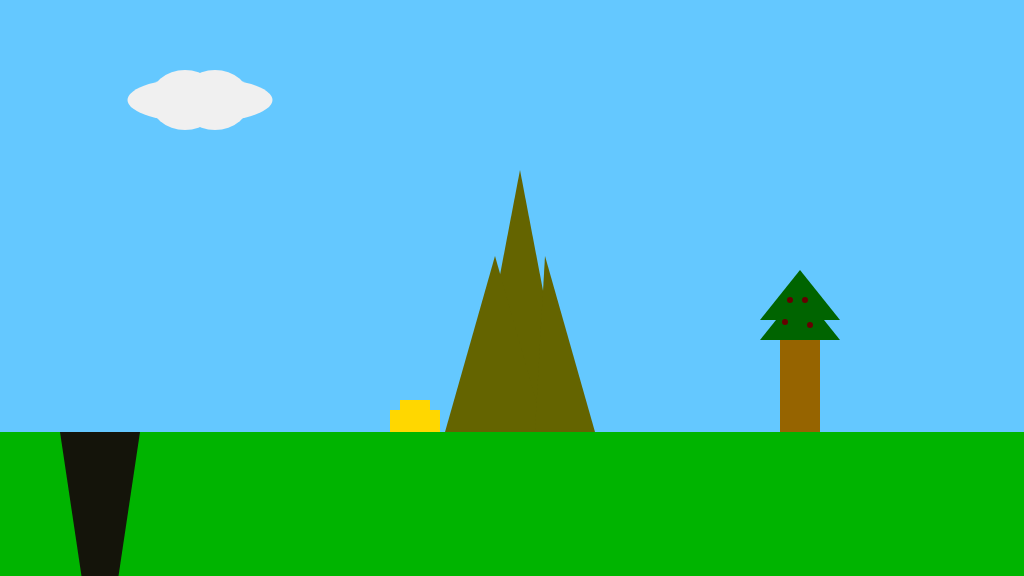
Frame 1 (no input)
Frame 60 (no input): identical to frame 1, image omitted
Frame 120 (the mouse pressed at the canvas centre since frame 60): identical to frame 1, image omitted

The p5.js sketch that drew this single still picture (run headless with seeded random() and noise() and a simulated clock; from frame 60 on, the mouse is pressed at the canvas centre):

// p5.js sketch
// ── sketch.js
/*

The Game Project

1 - Background Scenery

Use p5 drawing functions such as rect, ellipse, line, triangle and
point to draw the scenery as set out in the code comments. The items
should appear next to the text titles.

Each bit of scenery is worth two marks:

0 marks = not a reasonable attempt
1 mark = attempted but it's messy or lacks detail
2 marks = you've used several shape functions to create the scenery

I've given titles and chosen some base colours, but feel free to
imaginatively modify these and interpret the scenery titles loosely to
match your game theme.

WARNING: Do not get too carried away. If you're shape takes more than 15 lines of code to draw then you've probably over done it.


*/

function setup()
{
	createCanvas(1024, 576);
}

function draw()
{
	background(100, 200, 255); //fill the sky blue

	noStroke();
	fill(0,180,0);
	rect(0, 432, 1024, 144); //draw some green ground

	//1. a cloud in the sky
	//... add your code here

	noStroke();
	// fill(255);
	// text("cloud", 200, 100);
	fill(240);
	ellipse(200,100,145,45);
	ellipse(185,100,70,60);
	ellipse(215,100,70,60);

	//2. a mountain in the distance
	//... add your code here

	noStroke();
	// fill(255);
	// text("mountain", 500, 256);
	fill(100,100,0);
	triangle(520,170,470,432,570,432);
	triangle(495,256,445,432,545,432);
	triangle(545,256,535,432,595,432);

	//3. a tree
	//... add your code here

	noStroke();
	// fill(255);
	// text("tree", 800, 346);
	fill(150,100,0);
	rect(780,340,40,92);
	fill(0,100,0);
	triangle(760,340,800,290,840,340);
	triangle(760,320,800,270,840,320);
	stroke(100,0,0);
	strokeWeight(6);
	point(790,300);
	point(805,300);
	point(785,322);
	point(810,325);

	//4. a canyon
	//NB. the canyon should go from ground-level to the bottom of the screen

	//... add your code here
	noStroke();
	// fill(255);
	// text("canyon", 100, 480);
	fill(20,20,10);
	triangle(60,432,100,700,140,432);


	//5. a collectable token - eg. a jewel, fruit, coins
	//... add your code here

	noStroke();
	// fill(255);
	// text("collectable item", 400, 400);
	fill(255,215,0);
	rect(400,400,30,10);
	rect(390,410,50,22)


}
